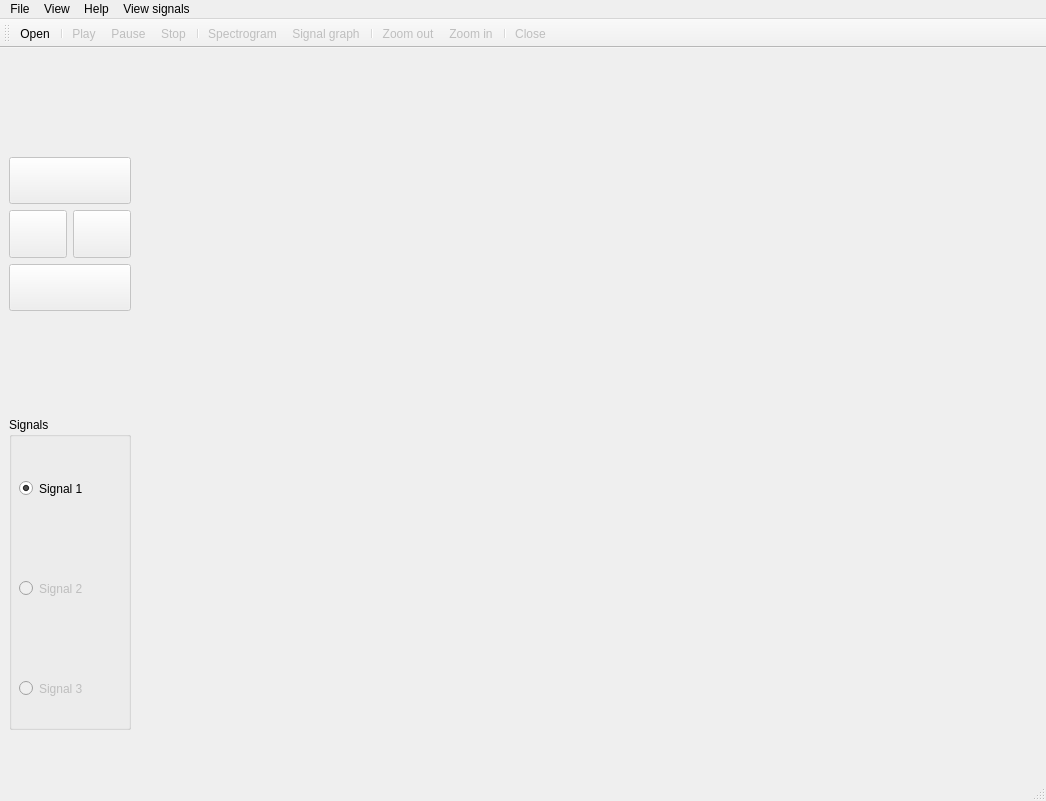
<?xml version="1.0" encoding="UTF-8"?>
<ui version="4.0">
 <class>MainWindow</class>
 <widget class="QMainWindow" name="MainWindow">
  <property name="geometry">
   <rect>
    <x>0</x>
    <y>0</y>
    <width>1046</width>
    <height>801</height>
   </rect>
  </property>
  <property name="windowTitle">
   <string>Signal viewer</string>
  </property>
  <property name="windowIcon">
   <iconset>
    <normaloff>icons/ecg.png</normaloff>icons/ecg.png</iconset>
  </property>
  <widget class="QWidget" name="centralwidget">
   <layout class="QGridLayout" name="gridLayout">
    <item row="0" column="0">
     <layout class="QVBoxLayout" name="verticalLayout_4">
      <item>
       <layout class="QVBoxLayout" name="verticalLayout">
        <item>
         <spacer name="verticalSpacer_2">
          <property name="orientation">
           <enum>Qt::Vertical</enum>
          </property>
          <property name="sizeHint" stdset="0">
           <size>
            <width>20</width>
            <height>100</height>
           </size>
          </property>
         </spacer>
        </item>
        <item>
         <widget class="QPushButton" name="upButton">
          <property name="enabled">
           <bool>false</bool>
          </property>
          <property name="sizePolicy">
           <sizepolicy hsizetype="Expanding" vsizetype="Expanding">
            <horstretch>0</horstretch>
            <verstretch>0</verstretch>
           </sizepolicy>
          </property>
          <property name="statusTip">
           <string>Scroll the graph up</string>
          </property>
          <property name="text">
           <string/>
          </property>
          <property name="icon">
           <iconset>
            <normaloff>icons/up-arrow.png</normaloff>icons/up-arrow.png</iconset>
          </property>
          <property name="shortcut">
           <string>Up</string>
          </property>
         </widget>
        </item>
        <item>
         <layout class="QHBoxLayout" name="horizontalLayout">
          <item>
           <widget class="QPushButton" name="leftButton">
            <property name="enabled">
             <bool>false</bool>
            </property>
            <property name="sizePolicy">
             <sizepolicy hsizetype="Expanding" vsizetype="Expanding">
              <horstretch>0</horstretch>
              <verstretch>0</verstretch>
             </sizepolicy>
            </property>
            <property name="statusTip">
             <string>Scroll the graph left</string>
            </property>
            <property name="text">
             <string/>
            </property>
            <property name="icon">
             <iconset>
              <normaloff>icons/left-arrow.png</normaloff>icons/left-arrow.png</iconset>
            </property>
            <property name="shortcut">
             <string>Left</string>
            </property>
           </widget>
          </item>
          <item>
           <widget class="QPushButton" name="rightButton">
            <property name="enabled">
             <bool>false</bool>
            </property>
            <property name="sizePolicy">
             <sizepolicy hsizetype="Expanding" vsizetype="Expanding">
              <horstretch>0</horstretch>
              <verstretch>0</verstretch>
             </sizepolicy>
            </property>
            <property name="statusTip">
             <string>Scroll the graph right</string>
            </property>
            <property name="text">
             <string/>
            </property>
            <property name="icon">
             <iconset>
              <normaloff>icons/right-arrow.png</normaloff>icons/right-arrow.png</iconset>
            </property>
            <property name="shortcut">
             <string>Right</string>
            </property>
           </widget>
          </item>
         </layout>
        </item>
        <item>
         <widget class="QPushButton" name="downButton">
          <property name="enabled">
           <bool>false</bool>
          </property>
          <property name="sizePolicy">
           <sizepolicy hsizetype="Expanding" vsizetype="Expanding">
            <horstretch>0</horstretch>
            <verstretch>0</verstretch>
           </sizepolicy>
          </property>
          <property name="statusTip">
           <string>Scroll the graph down</string>
          </property>
          <property name="text">
           <string/>
          </property>
          <property name="icon">
           <iconset>
            <normaloff>icons/arrow-down-sign-to-navigate.png</normaloff>icons/arrow-down-sign-to-navigate.png</iconset>
          </property>
          <property name="shortcut">
           <string>Down</string>
          </property>
         </widget>
        </item>
        <item>
         <spacer name="verticalSpacer_3">
          <property name="orientation">
           <enum>Qt::Vertical</enum>
          </property>
          <property name="sizeHint" stdset="0">
           <size>
            <width>20</width>
            <height>100</height>
           </size>
          </property>
         </spacer>
        </item>
       </layout>
      </item>
      <item>
       <layout class="QVBoxLayout" name="verticalLayout_2">
        <item>
         <widget class="QGroupBox" name="groupBox">
          <property name="sizePolicy">
           <sizepolicy hsizetype="MinimumExpanding" vsizetype="MinimumExpanding">
            <horstretch>0</horstretch>
            <verstretch>0</verstretch>
           </sizepolicy>
          </property>
          <property name="title">
           <string>Signals</string>
          </property>
          <widget class="QRadioButton" name="radioButton_1">
           <property name="geometry">
            <rect>
             <x>10</x>
             <y>60</y>
             <width>112</width>
             <height>23</height>
            </rect>
           </property>
           <property name="sizePolicy">
            <sizepolicy hsizetype="Expanding" vsizetype="Expanding">
             <horstretch>0</horstretch>
             <verstretch>0</verstretch>
            </sizepolicy>
           </property>
           <property name="text">
            <string>Signal 1</string>
           </property>
           <property name="checked">
            <bool>true</bool>
           </property>
          </widget>
          <widget class="QRadioButton" name="radioButton_2">
           <property name="enabled">
            <bool>false</bool>
           </property>
           <property name="geometry">
            <rect>
             <x>10</x>
             <y>160</y>
             <width>112</width>
             <height>23</height>
            </rect>
           </property>
           <property name="sizePolicy">
            <sizepolicy hsizetype="Expanding" vsizetype="Expanding">
             <horstretch>0</horstretch>
             <verstretch>0</verstretch>
            </sizepolicy>
           </property>
           <property name="text">
            <string>Signal 2</string>
           </property>
          </widget>
          <widget class="QRadioButton" name="radioButton_3">
           <property name="enabled">
            <bool>false</bool>
           </property>
           <property name="geometry">
            <rect>
             <x>10</x>
             <y>260</y>
             <width>112</width>
             <height>23</height>
            </rect>
           </property>
           <property name="sizePolicy">
            <sizepolicy hsizetype="Expanding" vsizetype="Expanding">
             <horstretch>0</horstretch>
             <verstretch>0</verstretch>
            </sizepolicy>
           </property>
           <property name="text">
            <string>Signal 3</string>
           </property>
          </widget>
         </widget>
        </item>
        <item>
         <spacer name="verticalSpacer">
          <property name="orientation">
           <enum>Qt::Vertical</enum>
          </property>
          <property name="sizeType">
           <enum>QSizePolicy::Fixed</enum>
          </property>
          <property name="sizeHint" stdset="0">
           <size>
            <width>20</width>
            <height>40</height>
           </size>
          </property>
         </spacer>
        </item>
       </layout>
      </item>
     </layout>
    </item>
    <item row="0" column="1">
     <layout class="QVBoxLayout" name="verticalLayout_3">
      <item>
       <layout class="QHBoxLayout" name="horizontalLayout_3">
        <item>
         <widget class="PlotWidget" name="widget_1" native="true">
          <property name="sizePolicy">
           <sizepolicy hsizetype="Expanding" vsizetype="Expanding">
            <horstretch>0</horstretch>
            <verstretch>0</verstretch>
           </sizepolicy>
          </property>
         </widget>
        </item>
        <item>
         <widget class="PlotWidget" name="widget_1s" native="true">
          <property name="sizePolicy">
           <sizepolicy hsizetype="Expanding" vsizetype="Expanding">
            <horstretch>0</horstretch>
            <verstretch>0</verstretch>
           </sizepolicy>
          </property>
         </widget>
        </item>
       </layout>
      </item>
      <item>
       <spacer name="horizontalSpacer_2">
        <property name="orientation">
         <enum>Qt::Horizontal</enum>
        </property>
        <property name="sizeType">
         <enum>QSizePolicy::Fixed</enum>
        </property>
        <property name="sizeHint" stdset="0">
         <size>
          <width>900</width>
          <height>1</height>
         </size>
        </property>
       </spacer>
      </item>
      <item>
       <layout class="QHBoxLayout" name="horizontalLayout_2">
        <item>
         <widget class="PlotWidget" name="widget_2" native="true">
          <property name="sizePolicy">
           <sizepolicy hsizetype="Expanding" vsizetype="Expanding">
            <horstretch>0</horstretch>
            <verstretch>0</verstretch>
           </sizepolicy>
          </property>
         </widget>
        </item>
        <item>
         <widget class="PlotWidget" name="widget_2s" native="true">
          <property name="sizePolicy">
           <sizepolicy hsizetype="Expanding" vsizetype="Expanding">
            <horstretch>0</horstretch>
            <verstretch>0</verstretch>
           </sizepolicy>
          </property>
         </widget>
        </item>
       </layout>
      </item>
      <item>
       <spacer name="horizontalSpacer">
        <property name="orientation">
         <enum>Qt::Horizontal</enum>
        </property>
        <property name="sizeType">
         <enum>QSizePolicy::Fixed</enum>
        </property>
        <property name="sizeHint" stdset="0">
         <size>
          <width>900</width>
          <height>1</height>
         </size>
        </property>
       </spacer>
      </item>
      <item>
       <layout class="QHBoxLayout" name="horizontalLayout_4">
        <item>
         <widget class="PlotWidget" name="widget_3" native="true">
          <property name="sizePolicy">
           <sizepolicy hsizetype="Expanding" vsizetype="Expanding">
            <horstretch>0</horstretch>
            <verstretch>0</verstretch>
           </sizepolicy>
          </property>
         </widget>
        </item>
        <item>
         <widget class="PlotWidget" name="widget_3s" native="true">
          <property name="enabled">
           <bool>true</bool>
          </property>
          <property name="sizePolicy">
           <sizepolicy hsizetype="Expanding" vsizetype="Expanding">
            <horstretch>0</horstretch>
            <verstretch>0</verstretch>
           </sizepolicy>
          </property>
         </widget>
        </item>
       </layout>
      </item>
     </layout>
    </item>
   </layout>
  </widget>
  <widget class="QMenuBar" name="menubar">
   <property name="geometry">
    <rect>
     <x>0</x>
     <y>0</y>
     <width>1046</width>
     <height>22</height>
    </rect>
   </property>
   <widget class="QMenu" name="menuFile">
    <property name="title">
     <string>File</string>
    </property>
    <addaction name="actionOpen"/>
    <addaction name="separator"/>
    <addaction name="actionSave_as_PDF"/>
    <addaction name="actionExit"/>
   </widget>
   <widget class="QMenu" name="menuView">
    <property name="title">
     <string>View</string>
    </property>
    <addaction name="actionToolbar"/>
    <addaction name="actionStatus_bar"/>
    <addaction name="separator"/>
    <addaction name="actionPlay"/>
    <addaction name="actionPause"/>
    <addaction name="actionStop"/>
    <addaction name="separator"/>
    <addaction name="actionSpectrogram"/>
    <addaction name="actionSignal_graph"/>
    <addaction name="separator"/>
    <addaction name="actionZoom_in"/>
    <addaction name="actionZoom_out"/>
    <addaction name="separator"/>
    <addaction name="actionClose"/>
   </widget>
   <widget class="QMenu" name="menuHelp">
    <property name="title">
     <string>Help</string>
    </property>
    <addaction name="actionAbout"/>
   </widget>
   <widget class="QMenu" name="menuView_signals">
    <property name="title">
     <string>View signals</string>
    </property>
    <addaction name="action1_Signal"/>
    <addaction name="action2_Signals"/>
    <addaction name="action3_Signals"/>
   </widget>
   <addaction name="menuFile"/>
   <addaction name="menuView"/>
   <addaction name="menuHelp"/>
   <addaction name="menuView_signals"/>
  </widget>
  <widget class="QStatusBar" name="statusbar">
   <property name="statusTip">
    <string>Ready</string>
   </property>
  </widget>
  <widget class="QToolBar" name="toolBar">
   <property name="windowTitle">
    <string>toolBar_2</string>
   </property>
   <attribute name="toolBarArea">
    <enum>TopToolBarArea</enum>
   </attribute>
   <attribute name="toolBarBreak">
    <bool>false</bool>
   </attribute>
   <addaction name="actionOpen"/>
   <addaction name="separator"/>
   <addaction name="actionPlay"/>
   <addaction name="actionPause"/>
   <addaction name="actionStop"/>
   <addaction name="separator"/>
   <addaction name="actionSpectrogram"/>
   <addaction name="actionSignal_graph"/>
   <addaction name="separator"/>
   <addaction name="actionZoom_out"/>
   <addaction name="actionZoom_in"/>
   <addaction name="separator"/>
   <addaction name="actionClose"/>
  </widget>
  <action name="actionOpen">
   <property name="icon">
    <iconset>
     <normaloff>icons/folder.png</normaloff>icons/folder.png</iconset>
   </property>
   <property name="text">
    <string>Open...</string>
   </property>
   <property name="statusTip">
    <string>Open an existing document</string>
   </property>
   <property name="shortcut">
    <string>Ctrl+O</string>
   </property>
  </action>
  <action name="actionToolbar">
   <property name="checkable">
    <bool>true</bool>
   </property>
   <property name="checked">
    <bool>true</bool>
   </property>
   <property name="text">
    <string>Toolbar</string>
   </property>
   <property name="statusTip">
    <string>Show or hide the toolbar</string>
   </property>
  </action>
  <action name="actionStatus_bar">
   <property name="checkable">
    <bool>true</bool>
   </property>
   <property name="checked">
    <bool>true</bool>
   </property>
   <property name="text">
    <string>Status bar</string>
   </property>
   <property name="statusTip">
    <string>Show or hide the status bar</string>
   </property>
  </action>
  <action name="actionZoom_in">
   <property name="enabled">
    <bool>false</bool>
   </property>
   <property name="icon">
    <iconset>
     <normaloff>icons/zoom-in.png</normaloff>icons/zoom-in.png</iconset>
   </property>
   <property name="text">
    <string>Zoom in</string>
   </property>
   <property name="statusTip">
    <string>Zoom in</string>
   </property>
   <property name="shortcut">
    <string>Ctrl+E</string>
   </property>
  </action>
  <action name="actionZoom_out">
   <property name="enabled">
    <bool>false</bool>
   </property>
   <property name="icon">
    <iconset>
     <normaloff>icons/magnifying-glass.png</normaloff>icons/magnifying-glass.png</iconset>
   </property>
   <property name="text">
    <string>Zoom out</string>
   </property>
   <property name="statusTip">
    <string>Zoom out</string>
   </property>
   <property name="shortcut">
    <string>Ctrl+D</string>
   </property>
  </action>
  <action name="actionAbout">
   <property name="text">
    <string>About...</string>
   </property>
   <property name="statusTip">
    <string>Show Information, version number and copy rights </string>
   </property>
   <property name="shortcut">
    <string>Ctrl+H</string>
   </property>
  </action>
  <action name="actionClose">
   <property name="enabled">
    <bool>false</bool>
   </property>
   <property name="icon">
    <iconset>
     <normaloff>icons/rejected.png</normaloff>icons/rejected.png</iconset>
   </property>
   <property name="text">
    <string>Close</string>
   </property>
   <property name="statusTip">
    <string>Close the selected signal</string>
   </property>
  </action>
  <action name="actionPlay">
   <property name="enabled">
    <bool>false</bool>
   </property>
   <property name="icon">
    <iconset>
     <normaloff>icons/play.png</normaloff>icons/play.png</iconset>
   </property>
   <property name="text">
    <string>Play</string>
   </property>
   <property name="statusTip">
    <string>Play the signal</string>
   </property>
   <property name="shortcut">
    <string>Ctrl+P</string>
   </property>
  </action>
  <action name="actionPause">
   <property name="enabled">
    <bool>false</bool>
   </property>
   <property name="icon">
    <iconset>
     <normaloff>icons/pause(1).png</normaloff>icons/pause(1).png</iconset>
   </property>
   <property name="text">
    <string>Pause</string>
   </property>
   <property name="statusTip">
    <string>Pause the signal</string>
   </property>
   <property name="shortcut">
    <string>Space</string>
   </property>
  </action>
  <action name="actionStop">
   <property name="enabled">
    <bool>false</bool>
   </property>
   <property name="icon">
    <iconset>
     <normaloff>icons/iconfinder_Stop_85391.png</normaloff>icons/iconfinder_Stop_85391.png</iconset>
   </property>
   <property name="text">
    <string>Stop</string>
   </property>
   <property name="statusTip">
    <string>Stop signal flow</string>
   </property>
   <property name="shortcut">
    <string>Ctrl+Q</string>
   </property>
  </action>
  <action name="action1_Signal">
   <property name="checkable">
    <bool>true</bool>
   </property>
   <property name="checked">
    <bool>true</bool>
   </property>
   <property name="text">
    <string>Signal 1</string>
   </property>
   <property name="statusTip">
    <string>View the first signal</string>
   </property>
  </action>
  <action name="action2_Signals">
   <property name="checkable">
    <bool>true</bool>
   </property>
   <property name="text">
    <string>Signal 2</string>
   </property>
   <property name="statusTip">
    <string>View the second signal</string>
   </property>
  </action>
  <action name="action3_Signals">
   <property name="checkable">
    <bool>true</bool>
   </property>
   <property name="text">
    <string>Signal 3</string>
   </property>
   <property name="statusTip">
    <string>View the third signal</string>
   </property>
  </action>
  <action name="actionSpectrogram">
   <property name="enabled">
    <bool>false</bool>
   </property>
   <property name="icon">
    <iconset>
     <normaloff>icons/color-circle.png</normaloff>icons/color-circle.png</iconset>
   </property>
   <property name="text">
    <string>Spectrogram</string>
   </property>
   <property name="statusTip">
    <string>Create a spectrogram of the selected signal</string>
   </property>
   <property name="shortcut">
    <string>Ctrl+T</string>
   </property>
  </action>
  <action name="actionExit">
   <property name="text">
    <string>Exit</string>
   </property>
   <property name="statusTip">
    <string>Exit</string>
   </property>
   <property name="shortcut">
    <string>Esc</string>
   </property>
  </action>
  <action name="actionSignal_graph">
   <property name="enabled">
    <bool>false</bool>
   </property>
   <property name="icon">
    <iconset>
     <normaloff>icons/ecg-lines.png</normaloff>icons/ecg-lines.png</iconset>
   </property>
   <property name="text">
    <string>Signal graph</string>
   </property>
   <property name="statusTip">
    <string>Show the signal ghraph</string>
   </property>
   <property name="shortcut">
    <string>Ctrl+G</string>
   </property>
  </action>
  <action name="actionSave_as_PDF">
   <property name="text">
    <string>Save as PDF</string>
   </property>
   <property name="statusTip">
    <string>Save signals as pdf</string>
   </property>
   <property name="shortcut">
    <string>Ctrl+S</string>
   </property>
  </action>
 </widget>
 <customwidgets>
  <customwidget>
   <class>PlotWidget</class>
   <extends>QWidget</extends>
   <header>pyqtgraph.h</header>
   <container>1</container>
  </customwidget>
 </customwidgets>
 <resources/>
 <connections/>
</ui>
